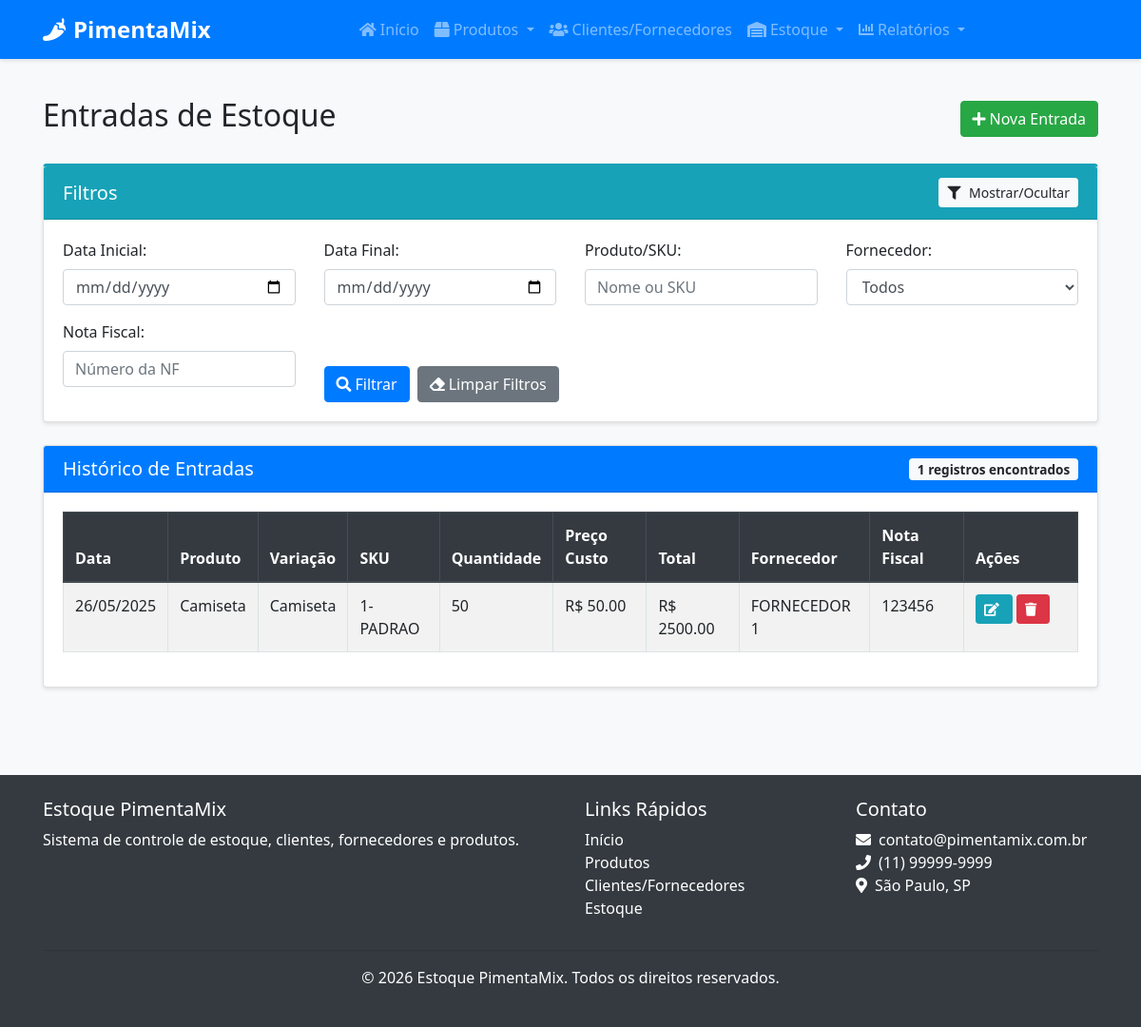
The page /estoque/entradas on the database as committed earlier.
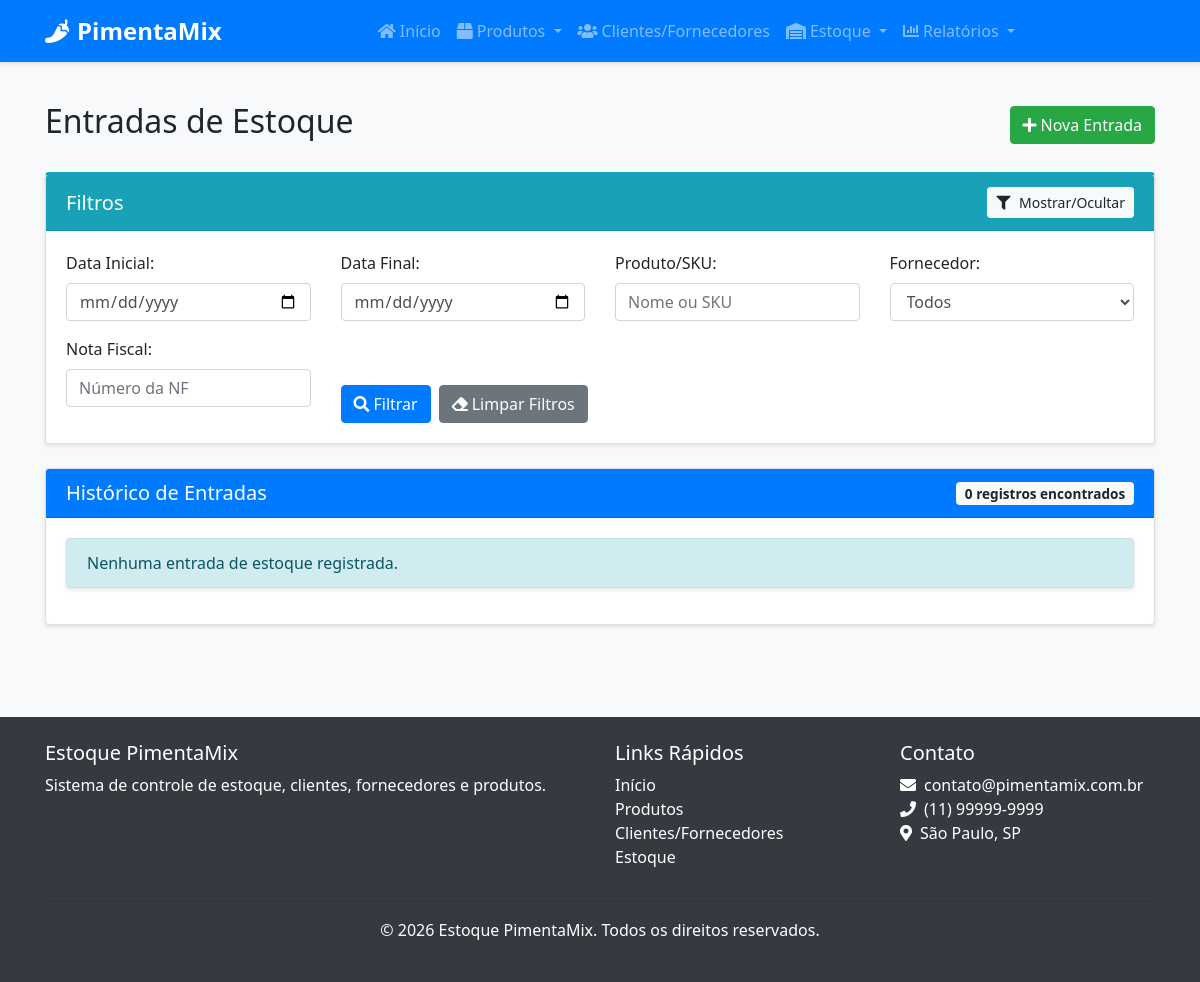
The same page on the database as committed later.
### src/models/estoque.py (models this page shows, shortened)
class EntradaEstoque(db.Model):
    __tablename__ = 'entrada_estoque'
    id = db.Column(db.Integer, primary_key=True)
    variacao_id = db.Column(db.Integer, db.ForeignKey('produto_variacao.id'), nullable=False)
    quantidade = db.Column(db.Integer, nullable=False)
    preco_custo = db.Column(db.Float, nullable=False)
    data = db.Column(db.DateTime, default=datetime.utcnow)
    fornecedor_id = db.Column(db.Integer, db.ForeignKey('cliente_fornecedor.id'), nullable=True)
    nota_fiscal = db.Column(db.String(50), nullable=True)
    observacao = db.Column(db.Text, nullable=True)

### src/models/produto.py (models this page shows, shortened)
class Produto(db.Model):
    __tablename__ = 'produto'
    id = db.Column(db.Integer, primary_key=True) # Corrigido: Indentação removida
    nome = db.Column(db.String(100), nullable=False)
    descricao = db.Column(db.Text, nullable=True)
    sku_base = db.Column(db.String(50), nullable=True, unique=True) # Adicionado SKU Base
    isbn = db.Column(db.String(20), nullable=True) # Adicionado ISBN
    categoria_id = db.Column(db.Integer, db.ForeignKey('categoria.id'), nullable=False)
    fornecedor_id = db.Column(db.Integer, db.ForeignKey('cliente_fornecedor.id'), nullable=True)
    data_cadastro = db.Column(db.DateTime, default=datetime.utcnow) # Corrigido: Removido 'mentos'
    variacoes = db.relationship('ProdutoVariacao', backref='produto', lazy=True, cascade="all, delete-orphan")

class ProdutoVariacao(db.Model):
    __tablename__ = 'produto_variacao'
    id = db.Column(db.Integer, primary_key=True)
    produto_id = db.Column(db.Integer, db.ForeignKey('produto.id'), nullable=False)
    nome = db.Column(db.String(100), nullable=False)
    sku = db.Column(db.String(50), nullable=False, unique=True)
    preco_venda = db.Column(db.Float, nullable=False)
    quantidade_atual = db.Column(db.Integer, default=0)
    estoque_minimo = db.Column(db.Integer, default=5)
    atributos_valores = db.relationship('AtributoValor', secondary=produto_variacao_atributo_valor,
                                       backref=db.backref('variacoes', lazy=True))
    entradas = db.relationship('EntradaEstoque', backref='variacao', lazy=True)
    saidas = db.relationship('SaidaEstoque', backref='variacao', lazy=True)

### src/models/cliente_fornecedor.py (models this page shows, shortened)
class ClienteFornecedor(db.Model):
    __tablename__ = 'cliente_fornecedor'
    id = db.Column(db.Integer, primary_key=True)
    nome = db.Column(db.String(100), nullable=False)
    razao_social = db.Column(db.String(100), nullable=True)
    nome_fantasia = db.Column(db.String(100), nullable=True)
    cpf_cnpj = db.Column(db.String(20), nullable=True, unique=True)
    email = db.Column(db.String(100), nullable=False)
    telefone = db.Column(db.String(20), nullable=False)
    endereco = db.Column(db.Text, nullable=True)
    observacoes = db.Column(db.Text, nullable=True)
    eh_cliente = db.Column(db.Boolean, default=False)
    eh_fornecedor = db.Column(db.Boolean, default=False)
    data_cadastro = db.Column(db.DateTime, default=datetime.utcnow)
    responsaveis = db.relationship('Responsavel', backref='cliente_fornecedor', lazy=True, cascade="all, delete-orphan")
    contatos = db.relationship('Contato', backref='cliente_fornecedor', lazy=True, cascade="all, delete-orphan")
    produtos_fornecidos = db.relationship('Produto', backref='fornecedor', lazy=True)
    entradas_estoque = db.relationship('EntradaEstoque', backref='fornecedor', lazy=True)
    saidas_estoque = db.relationship('SaidaEstoque', backref='cliente', lazy=True)

### src/routes/estoque.py (the view, shortened to what this page needs)
@estoque_bp.route('/entradas', methods=['GET', 'POST'])
def entradas():
    data_inicio = request.args.get('data_inicio', '')
    data_fim = request.args.get('data_fim', '')
    produto_busca = request.args.get('produto_busca', '')
    fornecedor_id = request.args.get('fornecedor_id', '')
    nota_fiscal = request.args.get('nota_fiscal', '')
    query = EntradaEstoque.query
    if data_inicio:
        data_inicio = datetime.strptime(data_inicio, '%Y-%m-%d')
        query = query.filter(EntradaEstoque.data >= data_inicio)
    if data_fim:
        data_fim = datetime.strptime(data_fim, '%Y-%m-%d')
        data_fim = data_fim.replace(hour=23, minute=59, second=59)
        query = query.filter(EntradaEstoque.data <= data_fim)
    if fornecedor_id and fornecedor_id != '0':
        query = query.filter(EntradaEstoque.fornecedor_id == fornecedor_id)
    if nota_fiscal:
        query = query.filter(EntradaEstoque.nota_fiscal.ilike(f'%{nota_fiscal}%'))
    entradas = query.order_by(EntradaEstoque.data.desc()).all()
    fornecedores = ClienteFornecedor.query.filter_by(eh_fornecedor=True).all()
    return render_template('estoque/entradas.html',
                          entradas=entradas,
                          fornecedores=fornecedores,
                          filtros={
                              'data_inicio': data_inicio,
                              'data_fim': data_fim,
                              'produto_busca': produto_busca,
                              'fornecedor_id': fornecedor_id,
                              'nota_fiscal': nota_fiscal
                          })

### src/templates/estoque/entradas.html (shortened to what the changed rows need)
{% extends "base.html" %}
{% block content %}
<div class="container">
    <div class="d-flex justify-content-between align-items-center mb-4">
        <h2>Entradas de Estoque</h2>
    </div>
    <div class="card">
        <div class="card-header bg-primary text-white d-flex justify-content-between align-items-center">
            <h5 class="mb-0">Histórico de Entradas</h5>
            <span class="badge badge-light">{{ entradas|length }} registros encontrados</span>
        </div>
        <div class="card-body">
            {% if entradas %}
                <div class="table-container">
                    <table class="table table-striped table-bordered">
                        <thead class="thead-dark">
                            <tr>
                                <th>Data</th>
                                <th>Produto</th>
                                <th>Variação</th>
                                <th>SKU</th>
                                <th>Quantidade</th>
                                <th>Preço Custo</th>
                                <th>Total</th>
                                <th>Fornecedor</th>
                                <th>Nota Fiscal</th>
                                <th width="120">Ações</th>
                            </tr>
                        </thead>
                        <tbody>
                            {% for entrada in entradas %}
                                <tr>
                                    <td>{{ entrada.data.strftime('%d/%m/%Y') }}</td>
                                    <td>{{ entrada.variacao.produto.nome }}</td>
                                    <td>{{ entrada.variacao.nome }}</td>
                                    <td>{{ entrada.variacao.sku }}</td>
                                    <td>{{ entrada.quantidade }}</td>
                                    <td>R$ {{ "%.2f"|format(entrada.preco_custo) }}</td>
                                    <td>R$ {{ "%.2f"|format(entrada.quantidade * entrada.preco_custo) }}</td>
                                    <td>{{ entrada.fornecedor.nome if entrada.fornecedor else '-' }}</td>
                                    <td>{{ entrada.nota_fiscal or '-' }}</td>
                                    <td>
                                        <a href="{{ url_for('estoque.editar_entrada', id=entrada.id) }}" class="btn btn-sm btn-info">
                                            <i class="fas fa-edit"></i>
                                        </a>
                                        <button type="button" class="btn btn-sm btn-danger btn-excluir" data-id="{{ entrada.id }}">
                                            <i class="fas fa-trash"></i>
                                        </button>
                                    </td>
                                </tr>
                            {% endfor %}
                        </tbody>
                    </table>
                </div>
            {% else %}
                <div class="alert alert-info">
                    Nenhuma entrada de estoque registrada.
                </div>
            {% endif %}
        </div>
    </div>
</div>
{% endblock %}

Rows that differ between the two databases and show on the page:
removed EntradaEstoque: data "26/05/2025", variacao.produto.nome "Camiseta", variacao.nome "Camiseta", variacao.sku "1-PADRAO", quantidade "50", preco_custo "50.00", entrada.quantidade*entrada.preco_custo "2500.00", fornecedor "FORNECEDOR 1", nota_fiscal "123456"
Other text that changed with them:
{{ entradas|length }}: "1" → "0"
text no longer shown: "Data Produto Variação SKU Quantidade Preço Custo Total Fornecedor Nota Fiscal Ações"
text now shown: "Nenhuma entrada de estoque registrada."
